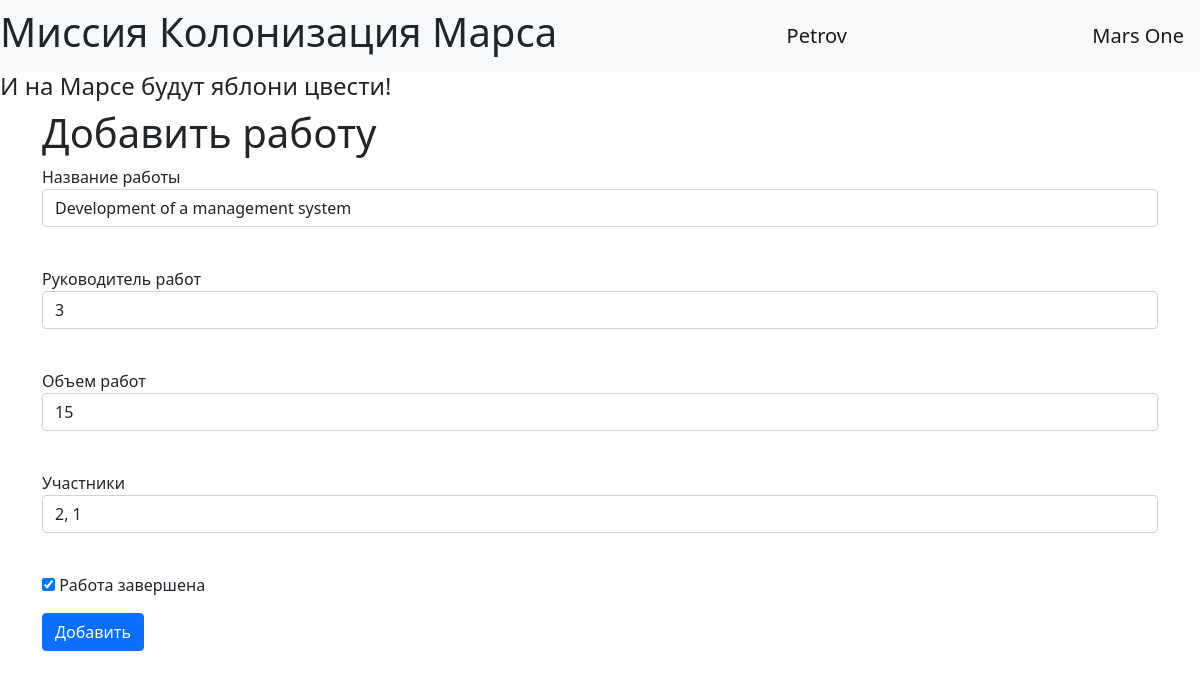
The page /edit_job/1 (signed in) on the database as committed earlier.
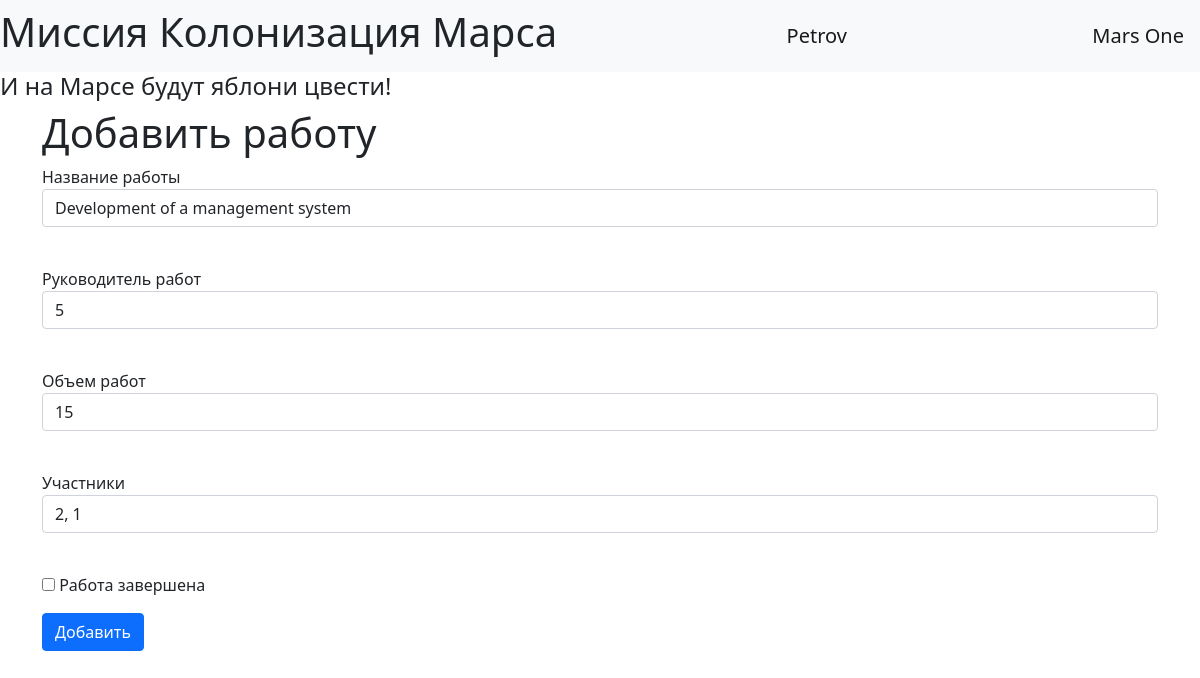
The same page on the database as committed later.
### data/jobs.py (models this page shows, shortened)
class Jobs(SqlAlchemyBase):
    __tablename__ = "jobs"
    id = sqlalchemy.Column(sqlalchemy.Integer, primary_key=True, autoincrement=True)
    team_leader_id = sqlalchemy.Column(sqlalchemy.Integer, sqlalchemy.ForeignKey("users.id"))
    team_leader = orm.relation('User')
    job = sqlalchemy.Column(sqlalchemy.String, nullable=True)
    work_size = sqlalchemy.Column(sqlalchemy.Integer, nullable=True)
    collaborators = sqlalchemy.Column(sqlalchemy.String, nullable=True)
    start_date = sqlalchemy.Column(sqlalchemy.DateTime, nullable=True)
    end_date = sqlalchemy.Column(sqlalchemy.DateTime, nullable=True)
    is_finished = sqlalchemy.Column(sqlalchemy.Boolean, default=False)

### app.py (the view, shortened to what this page needs)
@app.route('/edit_job/<job_id>', methods=['GET', 'POST'])
@login_required
def edit_job(job_id):
    session = db_session.create_session()
    jobs = session.query(Jobs).all()
    add_job_form = AddJobForm()
    current_job = session.query(Jobs).filter(Jobs.id == int(job_id)).first()
    if current_user.id == 1 or current_user.id == current_job.team_leader_id:
        return render_template('edit_job.html', form=add_job_form, current_job=current_job)
    return render_template('list.html', jobs=jobs, message='Вы не имеете достаточно прав')

### forms/add_job.py
class AddJobForm(FlaskForm):
    job = StringField('Название работы', validators=[DataRequired()])
    team_leader_id = IntegerField('Руководитель работ', validators=[DataRequired()])
    work_size = IntegerField('Объем работ', validators=[DataRequired()])
    collaborators = StringField('Участники', validators=[DataRequired()])
    is_finished = BooleanField('Работа завершена')
    submit = SubmitField('Добавить')

### app.py (called while the page is built)
@login_manager.user_loader
def load_user(user_id):
    session = db_session.create_session()
    return session.query(User).get(user_id)

### data/db_session.py (called while the page is built)
def create_session() -> Session:
    global __factory
    return __factory()

### templates/edit_job.html (shortened to what this page needs)
{% extends "base.html" %}
{% block content %}
<h1>Добавить работу</h1>
<form action="" method="post">
    <p>
        {{ form.job.label }}<br>
        {{ form.job(class="form-control", value=current_job.job) }}<br>
    </p>
    <p>
        {{ form.team_leader_id.label }}<br>
        {{ form.team_leader_id(class="form-control", value=current_job.team_leader_id) }}<br>
    </p>
    <p>
        {{ form.work_size.label }}<br>
        {{ form.work_size(class="form-control", value=current_job.work_size) }}<br>
    </p>
    <p>
        {{ form.collaborators.label }}<br>
        {{ form.collaborators(class="form-control", value=current_job.collaborators) }}<br>
    </p>
    {% if current_job.is_finished == 1 %}
        <p>{{ form.is_finished(checked="checked") }} {{ form.is_finished.label }}</p>
    {% else %}
        <p>{{ form.is_finished() }} {{ form.is_finished.label }}</p>
    {% endif %}
    <p>{{ form.submit(type="submit", class="btn btn-primary")}}</p>
</form>
{% endblock %}

Rows that differ between the two databases and show on the page:
changed Jobs "Development of a management system": team_leader_id "3" → "5"; is_finished "☑" → "☐"
